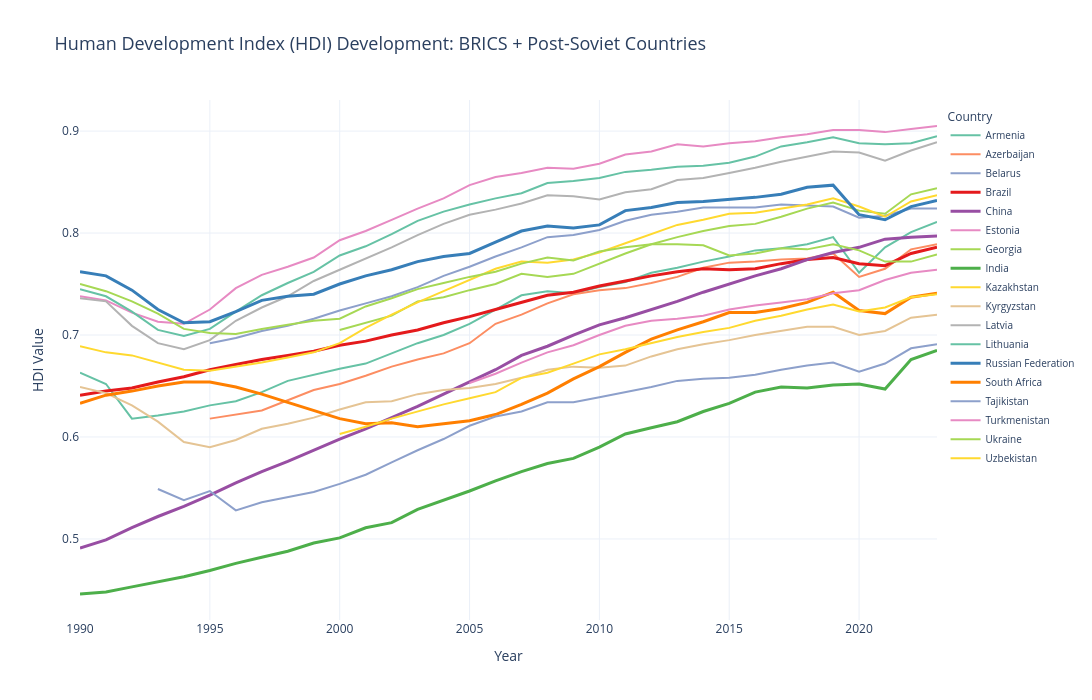

Notebook cell for this chart:
### Code cell
brics_countries = ['Brazil', 'Russian Federation', 'India', 'China', 'South Africa']
post_soviet_countries = [
    'Armenia', 'Azerbaijan', 'Belarus', 'Estonia', 'Georgia', 
    'Kazakhstan', 'Kyrgyzstan', 'Latvia', 'Lithuania', 'Moldova', 
    'Tajikistan', 'Turkmenistan', 'Ukraine', 'Uzbekistan'
]
target_countries = brics_countries + post_soviet_countries
east_countries = df_hdi[df_hdi['country'].isin(target_countries)]
hdi_data = east_countries[
    (east_countries['indicator'] == 'Human Development Index (value)')
].copy()
print(f"\nFound {len(hdi_data)} HDI records")
print(f"Countries: {hdi_data['country'].unique()}")
print(f"Year range: {hdi_data['year'].min()} - {hdi_data['year'].max()}")
hdi_col = 'value' if 'value' in hdi_data.columns else 'actualValue'
hdi_clean = hdi_data.dropna(subset=[hdi_col, 'year', 'country']).copy()
hdi_plot = hdi_clean.groupby(['country', 'year'])[hdi_col].mean().reset_index()
fig = px.line(
    hdi_plot,
    x='year',
    y=hdi_col,
    color='country',
    title='Human Development Index (HDI) Development: BRICS + Post-Soviet Countries',
    labels={hdi_col: 'HDI Value', 'year': 'Year', 'country': 'Country'},
    markers=False,
    line_shape='linear'
)
fig.update_layout(
    width=1200,
    height=700,
    title_font_size=18,
    xaxis_title='Year',
    yaxis_title='HDI Value',
    legend=dict(
        title='Country',
        yanchor="top",
        y=0.99,
        xanchor="left",
        x=1.01,
        font=dict(size=10)
    ),
    hovermode='closest'
)
brics_colors = px.colors.qualitative.Set1[:5]
post_soviet_colors = px.colors.qualitative.Set2[:14]
for i, trace in enumerate(fig.data):
    country_name = trace.name
    if country_name in brics_countries:
        color_idx = brics_countries.index(country_name) % len(brics_colors)
        fig.data[i].line.color = brics_colors[color_idx]
        fig.data[i].line.width = 3
    elif country_name in post_soviet_countries:
        color_idx = post_soviet_countries.index(country_name) % len(post_soviet_colors)
        fig.data[i].line.color = post_soviet_colors[color_idx]
        fig.data[i].line.width = 2
    fig.data[i].update(
        hovertemplate='<b>%{fullData.name}</b><br>Year: %{x}<br>HDI: %{y:.3f}<extra></extra>',
        hoverlabel=dict(
            bgcolor='white',
            bordercolor=trace.line.color,
            font_size=12,
            font_family="Arial"
        ),
        marker=dict(size=8)
    )
fig.update_layout(
    template='plotly_white',
    hoverdistance=100
)
fig.update_layout(
    hoverlabel=dict(
        bgcolor="white",
        font_size=12,
        font_family="Arial"
    )
)
fig.show()
print("\n=== Summary Statistics ===")
summary = hdi_plot.groupby('country')[hdi_col].agg(['min', 'max', 'mean', 'last']).round(3)
summary.columns = ['Min HDI', 'Max HDI', 'Mean HDI', 'Latest HDI']
summary = summary.sort_values('Latest HDI', ascending=False)
display(summary)

### Figure 1 — Plotly figure (JSON) as saved in the notebook; plotly's stock layout.template omitted (floating-point values rounded to 4 significant figures)
{"data": [{"hoverlabel": {"bgcolor": "white", "bordercolor": "rgb(102,194,165)", "font": {"family": "Arial", "size": 12}}, "hovertemplate": "<b>%{fullData.name}</b><br>Year: %{x}<br>HDI: %{y:.3f}<extra></extra>", "legendgroup": "Armenia", "line": {"color": "rgb(102,194,165)", "dash": "solid", "shape": "linear", "width": 2}, "marker": {"size": 8, "symbol": "circle"}, "mode": "lines", "name": "Armenia", "orientation": "v", "showlegend": true, "type": "scatter", "x": [1990, 1991, 1992, 1993, 1994, 1995, 1996, 1997, 1998, 1999, 2000, 2001, 2002, 2003, 2004, 2005, 2006, 2007, 2008, 2009, 2010, 2011, 2012, 2013, 2014, 2015, 2016, 2017, 2018, 2019, 2020, 2021, 2022, 2023], "xaxis": "x", "y": [0.663, 0.652, 0.618, 0.621, 0.625, 0.631, 0.635, 0.644, 0.655, 0.661, 0.667, 0.672, 0.682, 0.692, 0.7, 0.711, 0.725, 0.739, 0.743, 0.741, 0.747, 0.752, 0.761, 0.766, 0.772, 0.777, 0.783, 0.785, 0.789, 0.796, 0.761, 0.786, 0.801, 0.811], "yaxis": "y"}, {"hoverlabel": {"bgcolor": "white", "bordercolor": "rgb(252,141,98)", "font": {"family": "Arial", "size": 12}}, "hovertemplate": "<b>%{fullData.name}</b><br>Year: %{x}<br>HDI: %{y:.3f}<extra></extra>", "legendgroup": "Azerbaijan", "line": {"color": "rgb(252,141,98)", "dash": "solid", "shape": "linear", "width": 2}, "marker": {"size": 8, "symbol": "circle"}, "mode": "lines", "name": "Azerbaijan", "orientation": "v", "showlegend": true, "type": "scatter", "x": [1995, 1996, 1997, 1998, 1999, 2000, 2001, 2002, 2003, 2004, 2005, 2006, 2007, 2008, 2009, 2010, 2011, 2012, 2013, 2014, 2015, 2016, 2017, 2018, 2019, 2020, 2021, 2022, 2023], "xaxis": "x", "y": [0.618, 0.622, 0.626, 0.636, 0.646, 0.652, 0.66, 0.669, 0.676, 0.682, 0.692, 0.711, 0.72, 0.731, 0.74, 0.744, 0.746, 0.751, 0.757, 0.766, 0.771, 0.772, 0.774, 0.775, 0.78, 0.757, 0.765, 0.784, 0.789], "yaxis": "y"}, {"hoverlabel": {"bgcolor": "white", "bordercolor": "rgb(141,160,203)", "font": {"family": "Arial", "size": 12}}, "hovertemplate": "<b>%{fullData.name}</b><br>Year: %{x}<br>HDI: %{y:.3f}<extra></extra>", "legendgroup": "Belarus", "line": {"color": "rgb(141,160,203)", "dash": "solid", "shape": "linear", "width": 2}, "marker": {"size": 8, "symbol": "circle"}, "mode": "lines", "name": "Belarus", "orientation": "v", "showlegend": true, "type": "scatter", "x": [1995, 1996, 1997, 1998, 1999, 2000, 2001, 2002, 2003, 2004, 2005, 2006, 2007, 2008, 2009, 2010, 2011, 2012, 2013, 2014, 2015, 2016, 2017, 2018, 2019, 2020, 2021, 2022, 2023], "xaxis": "x", "y": [0.692, 0.697, 0.704, 0.709, 0.716, 0.724, 0.731, 0.738, 0.747, 0.758, 0.767, 0.777, 0.786, 0.796, 0.798, 0.803, 0.812, 0.818, 0.821, 0.825, 0.825, 0.825, 0.828, 0.827, 0.826, 0.815, 0.817, 0.824, 0.824], "yaxis": "y"}, {"hoverlabel": {"bgcolor": "white", "bordercolor": "rgb(228,26,28)", "font": {"family": "Arial", "size": 12}}, "hovertemplate": "<b>%{fullData.name}</b><br>Year: %{x}<br>HDI: %{y:.3f}<extra></extra>", "legendgroup": "Brazil", "line": {"color": "rgb(228,26,28)", "dash": "solid", "shape": "linear", "width": 3}, "marker": {"size": 8, "symbol": "circle"}, "mode": "lines", "name": "Brazil", "orientation": "v", "showlegend": true, "type": "scatter", "x": [1990, 1991, 1992, 1993, 1994, 1995, 1996, 1997, 1998, 1999, 2000, 2001, 2002, 2003, 2004, 2005, 2006, 2007, 2008, 2009, 2010, 2011, 2012, 2013, 2014, 2015, 2016, 2017, 2018, 2019, 2020, 2021, 2022, 2023], "xaxis": "x", "y": [0.641, 0.645, 0.648, 0.654, 0.659, 0.666, 0.671, 0.676, 0.68, 0.684, 0.69, 0.694, 0.7, 0.705, 0.712, 0.718, 0.725, 0.732, 0.739, 0.742, 0.748, 0.753, 0.758, 0.762, 0.765, 0.764, 0.765, 0.77, 0.774, 0.776, 0.77, 0.768, 0.78, 0.786], "yaxis": "y"}, {"hoverlabel": {"bgcolor": "white", "bordercolor": "rgb(152,78,163)", "font": {"family": "Arial", "size": 12}}, "hovertemplate": "<b>%{fullData.name}</b><br>Year: %{x}<br>HDI: %{y:.3f}<extra></extra>", "legendgroup": "China", "line": {"color": "rgb(152,78,163)", "dash": "solid", "shape": "linear", "width": 3}, "marker": {"size": 8, "symbol": "circle"}, "mode": "lines", "name": "China", "orientation": "v", "showlegend": true, "type": "scatter", "x": [1990, 1991, 1992, 1993, 1994, 1995, 1996, 1997, 1998, 1999, 2000, 2001, 2002, 2003, 2004, 2005, 2006, 2007, 2008, 2009, 2010, 2011, 2012, 2013, 2014, 2015, 2016, 2017, 2018, 2019, 2020, 2021, 2022, 2023], "xaxis": "x", "y": [0.491, 0.499, 0.511, 0.522, 0.532, 0.543, 0.555, 0.566, 0.576, 0.587, 0.598, 0.608, 0.619, 0.63, 0.642, 0.654, 0.666, 0.68, 0.689, 0.7, 0.71, 0.717, 0.725, 0.733, 0.742, 0.75, 0.758, 0.765, 0.774, 0.781, 0.786, 0.794, 0.796, 0.797], "yaxis": "y"}, {"hoverlabel": {"bgcolor": "white", "bordercolor": "rgb(231,138,195)", "font": {"family": "Arial", "size": 12}}, "hovertemplate": "<b>%{fullData.name}</b><br>Year: %{x}<br>HDI: %{y:.3f}<extra></extra>", "legendgroup": "Estonia", "line": {"color": "rgb(231,138,195)", "dash": "solid", "shape": "linear", "width": 2}, "marker": {"size": 8, "symbol": "circle"}, "mode": "lines", "name": "Estonia", "orientation": "v", "showlegend": true, "type": "scatter", "x": [1990, 1991, 1992, 1993, 1994, 1995, 1996, 1997, 1998, 1999, 2000, 2001, 2002, 2003, 2004, 2005, 2006, 2007, 2008, 2009, 2010, 2011, 2012, 2013, 2014, 2015, 2016, 2017, 2018, 2019, 2020, 2021, 2022, 2023], "xaxis": "x", "y": [0.738, 0.734, 0.722, 0.713, 0.711, 0.725, 0.746, 0.759, 0.767, 0.776, 0.793, 0.802, 0.813, 0.824, 0.834, 0.847, 0.855, 0.859, 0.864, 0.863, 0.868, 0.877, 0.88, 0.887, 0.885, 0.888, 0.89, 0.894, 0.897, 0.901, 0.901, 0.899, 0.902, 0.905], "yaxis": "y"}, {"hoverlabel": {"bgcolor": "white", "bordercolor": "rgb(166,216,84)", "font": {"family": "Arial", "size": 12}}, "hovertemplate": "<b>%{fullData.name}</b><br>Year: %{x}<br>HDI: %{y:.3f}<extra></extra>", "legendgroup": "Georgia", "line": {"color": "rgb(166,216,84)", "dash": "solid", "shape": "linear", "width": 2}, "marker": {"size": 8, "symbol": "circle"}, "mode": "lines", "name": "Georgia", "orientation": "v", "showlegend": true, "type": "scatter", "x": [2000, 2001, 2002, 2003, 2004, 2005, 2006, 2007, 2008, 2009, 2010, 2011, 2012, 2013, 2014, 2015, 2016, 2017, 2018, 2019, 2020, 2021, 2022, 2023], "xaxis": "x", "y": [0.705, 0.712, 0.719, 0.733, 0.737, 0.744, 0.75, 0.76, 0.757, 0.76, 0.77, 0.78, 0.789, 0.796, 0.802, 0.807, 0.809, 0.816, 0.824, 0.83, 0.822, 0.819, 0.838, 0.844], "yaxis": "y"}, {"hoverlabel": {"bgcolor": "white", "bordercolor": "rgb(77,175,74)", "font": {"family": "Arial", "size": 12}}, "hovertemplate": "<b>%{fullData.name}</b><br>Year: %{x}<br>HDI: %{y:.3f}<extra></extra>", "legendgroup": "India", "line": {"color": "rgb(77,175,74)", "dash": "solid", "shape": "linear", "width": 3}, "marker": {"size": 8, "symbol": "circle"}, "mode": "lines", "name": "India", "orientation": "v", "showlegend": true, "type": "scatter", "x": [1990, 1991, 1992, 1993, 1994, 1995, 1996, 1997, 1998, 1999, 2000, 2001, 2002, 2003, 2004, 2005, 2006, 2007, 2008, 2009, 2010, 2011, 2012, 2013, 2014, 2015, 2016, 2017, 2018, 2019, 2020, 2021, 2022, 2023], "xaxis": "x", "y": [0.446, 0.448, 0.453, 0.458, 0.463, 0.469, 0.476, 0.482, 0.488, 0.496, 0.501, 0.511, 0.516, 0.529, 0.538, 0.547, 0.557, 0.566, 0.574, 0.579, 0.59, 0.603, 0.609, 0.615, 0.625, 0.633, 0.644, 0.649, 0.648, 0.651, 0.652, 0.647, 0.676, 0.685], "yaxis": "y"}, {"hoverlabel": {"bgcolor": "white", "bordercolor": "rgb(255,217,47)", "font": {"family": "Arial", "size": 12}}, "hovertemplate": "<b>%{fullData.name}</b><br>Year: %{x}<br>HDI: %{y:.3f}<extra></extra>", "legendgroup": "Kazakhstan", "line": {"color": "rgb(255,217,47)", "dash": "solid", "shape": "linear", "width": 2}, "marker": {"size": 8, "symbol": "circle"}, "mode": "lines", "name": "Kazakhstan", "orientation": "v", "showlegend": true, "type": "scatter", "x": [1990, 1991, 1992, 1993, 1994, 1995, 1996, 1997, 1998, 1999, 2000, 2001, 2002, 2003, 2004, 2005, 2006, 2007, 2008, 2009, 2010, 2011, 2012, 2013, 2014, 2015, 2016, 2017, 2018, 2019, 2020, 2021, 2022, 2023], "xaxis": "x", "y": [0.689, 0.683, 0.68, 0.673, 0.666, 0.665, 0.669, 0.673, 0.678, 0.683, 0.692, 0.707, 0.72, 0.732, 0.743, 0.754, 0.765, 0.772, 0.771, 0.774, 0.781, 0.79, 0.799, 0.808, 0.813, 0.819, 0.82, 0.824, 0.828, 0.834, 0.826, 0.816, 0.831, 0.837], "yaxis": "y"}, {"hoverlabel": {"bgcolor": "white", "bordercolor": "rgb(229,196,148)", "font": {"family": "Arial", "size": 12}}, "hovertemplate": "<b>%{fullData.name}</b><br>Year: %{x}<br>HDI: %{y:.3f}<extra></extra>", "legendgroup": "Kyrgyzstan", "line": {"color": "rgb(229,196,148)", "dash": "solid", "shape": "linear", "width": 2}, "marker": {"size": 8, "symbol": "circle"}, "mode": "lines", "name": "Kyrgyzstan", "orientation": "v", "showlegend": true, "type": "scatter", "x": [1990, 1991, 1992, 1993, 1994, 1995, 1996, 1997, 1998, 1999, 2000, 2001, 2002, 2003, 2004, 2005, 2006, 2007, 2008, 2009, 2010, 2011, 2012, 2013, 2014, 2015, 2016, 2017, 2018, 2019, 2020, 2021, 2022, 2023], "xaxis": "x", "y": [0.649, 0.643, 0.631, 0.615, 0.595, 0.59, 0.597, 0.608, 0.613, 0.619, 0.627, 0.634, 0.635, 0.642, 0.646, 0.648, 0.652, 0.658, 0.666, 0.669, 0.668, 0.67, 0.679, 0.686, 0.691, 0.695, 0.7, 0.704, 0.708, 0.708, 0.7, 0.704, 0.717, 0.72], "yaxis": "y"}, {"hoverlabel": {"bgcolor": "white", "bordercolor": "rgb(179,179,179)", "font": {"family": "Arial", "size": 12}}, "hovertemplate": "<b>%{fullData.name}</b><br>Year: %{x}<br>HDI: %{y:.3f}<extra></extra>", "legendgroup": "Latvia", "line": {"color": "rgb(179,179,179)", "dash": "solid", "shape": "linear", "width": 2}, "marker": {"size": 8, "symbol": "circle"}, "mode": "lines", "name": "Latvia", "orientation": "v", "showlegend": true, "type": "scatter", "x": [1990, 1991, 1992, 1993, 1994, 1995, 1996, 1997, 1998, 1999, 2000, 2001, 2002, 2003, 2004, 2005, 2006, 2007, 2008, 2009, 2010, 2011, 2012, 2013, 2014, 2015, 2016, 2017, 2018, 2019, 2020, 2021, 2022, 2023], "xaxis": "x", "y": [0.736, 0.733, 0.709, 0.692, 0.686, 0.695, 0.714, 0.727, 0.738, 0.753, 0.764, 0.775, 0.786, 0.798, 0.809, 0.818, 0.823, 0.829, 0.837, 0.836, 0.833, 0.84, 0.843, 0.852, 0.854, 0.859, 0.864, 0.87, 0.875, 0.88, 0.879, 0.871, 0.881, 0.889], "yaxis": "y"}, {"hoverlabel": {"bgcolor": "white", "bordercolor": "rgb(102,194,165)", "font": {"family": "Arial", "size": 12}}, "hovertemplate": "<b>%{fullData.name}</b><br>Year: %{x}<br>HDI: %{y:.3f}<extra></extra>", "legendgroup": "Lithuania", "line": {"color": "rgb(102,194,165)", "dash": "solid", "shape": "linear", "width": 2}, "marker": {"size": 8, "symbol": "circle"}, "mode": "lines", "name": "Lithuania", "orientation": "v", "showlegend": true, "type": "scatter", "x": [1990, 1991, 1992, 1993, 1994, 1995, 1996, 1997, 1998, 1999, 2000, 2001, 2002, 2003, 2004, 2005, 2006, 2007, 2008, 2009, 2010, 2011, 2012, 2013, 2014, 2015, 2016, 2017, 2018, 2019, 2020, 2021, 2022, 2023], "xaxis": "x", "y": [0.745, 0.738, 0.723, 0.705, 0.699, 0.706, 0.723, 0.739, 0.751, 0.762, 0.778, 0.787, 0.799, 0.812, 0.821, 0.828, 0.834, 0.839, 0.849, 0.851, 0.854, 0.86, 0.862, 0.865, 0.866, 0.869, 0.875, 0.885, 0.889, 0.894, 0.888, 0.887, 0.888, 0.895], "yaxis": "y"}, {"hoverlabel": {"bgcolor": "white", "bordercolor": "rgb(55,126,184)", "font": {"family": "Arial", "size": 12}}, "hovertemplate": "<b>%{fullData.name}</b><br>Year: %{x}<br>HDI: %{y:.3f}<extra></extra>", "legendgroup": "Russian Federation", "line": {"color": "rgb(55,126,184)", "dash": "solid", "shape": "linear", "width": 3}, "marker": {"size": 8, "symbol": "circle"}, "mode": "lines", "name": "Russian Federation", "orientation": "v", "showlegend": true, "type": "scatter", "x": [1990, 1991, 1992, 1993, 1994, 1995, 1996, 1997, 1998, 1999, 2000, 2001, 2002, 2003, 2004, 2005, 2006, 2007, 2008, 2009, 2010, 2011, 2012, 2013, 2014, 2015, 2016, 2017, 2018, 2019, 2020, 2021, 2022, 2023], "xaxis": "x", "y": [0.762, 0.758, 0.744, 0.725, 0.712, 0.713, 0.723, 0.734, 0.738, 0.74, 0.75, 0.758, 0.764, 0.772, 0.777, 0.78, 0.791, 0.802, 0.807, 0.805, 0.808, 0.822, 0.825, 0.83, 0.831, 0.833, 0.835, 0.838, 0.845, 0.847, 0.818, 0.813, 0.826, 0.832], "yaxis": "y"}, {"hoverlabel": {"bgcolor": "white", "bordercolor": "rgb(255,127,0)", "font": {"family": "Arial", "size": 12}}, "hovertemplate": "<b>%{fullData.name}</b><br>Year: %{x}<br>HDI: %{y:.3f}<extra></extra>", "legendgroup": "South Africa", "line": {"color": "rgb(255,127,0)", "dash": "solid", "shape": "linear", "width": 3}, "marker": {"size": 8, "symbol": "circle"}, "mode": "lines", "name": "South Africa", "orientation": "v", "showlegend": true, "type": "scatter", "x": [1990, 1991, 1992, 1993, 1994, 1995, 1996, 1997, 1998, 1999, 2000, 2001, 2002, 2003, 2004, 2005, 2006, 2007, 2008, 2009, 2010, 2011, 2012, 2013, 2014, 2015, 2016, 2017, 2018, 2019, 2020, 2021, 2022, 2023], "xaxis": "x", "y": [0.633, 0.641, 0.645, 0.65, 0.654, 0.654, 0.649, 0.642, 0.634, 0.626, 0.618, 0.613, 0.614, 0.61, 0.613, 0.616, 0.622, 0.632, 0.643, 0.657, 0.669, 0.683, 0.696, 0.705, 0.713, 0.722, 0.722, 0.726, 0.732, 0.742, 0.724, 0.721, 0.737, 0.741], "yaxis": "y"}, {"hoverlabel": {"bgcolor": "white", "bordercolor": "rgb(141,160,203)", "font": {"family": "Arial", "size": 12}}, "hovertemplate": "<b>%{fullData.name}</b><br>Year: %{x}<br>HDI: %{y:.3f}<extra></extra>", "legendgroup": "Tajikistan", "line": {"color": "rgb(141,160,203)", "dash": "solid", "shape": "linear", "width": 2}, "marker": {"size": 8, "symbol": "circle"}, "mode": "lines", "name": "Tajikistan", "orientation": "v", "showlegend": true, "type": "scatter", "x": [1993, 1994, 1995, 1996, 1997, 1998, 1999, 2000, 2001, 2002, 2003, 2004, 2005, 2006, 2007, 2008, 2009, 2010, 2011, 2012, 2013, 2014, 2015, 2016, 2017, 2018, 2019, 2020, 2021, 2022, 2023], "xaxis": "x", "y": [0.549, 0.538, 0.547, 0.528, 0.536, 0.541, 0.546, 0.554, 0.563, 0.575, 0.587, 0.598, 0.611, 0.62, 0.625, 0.634, 0.634, 0.639, 0.644, 0.649, 0.655, 0.657, 0.658, 0.661, 0.666, 0.67, 0.673, 0.664, 0.672, 0.687, 0.691], "yaxis": "y"}, {"hoverlabel": {"bgcolor": "white", "bordercolor": "rgb(231,138,195)", "font": {"family": "Arial", "size": 12}}, "hovertemplate": "<b>%{fullData.name}</b><br>Year: %{x}<br>HDI: %{y:.3f}<extra></extra>", "legendgroup": "Turkmenistan", "line": {"color": "rgb(231,138,195)", "dash": "solid", "shape": "linear", "width": 2}, "marker": {"size": 8, "symbol": "circle"}, "mode": "lines", "name": "Turkmenistan", "orientation": "v", "showlegend": true, "type": "scatter", "x": [2005, 2006, 2007, 2008, 2009, 2010, 2011, 2012, 2013, 2014, 2015, 2016, 2017, 2018, 2019, 2020, 2021, 2022, 2023], "xaxis": "x", "y": [0.653, 0.662, 0.673, 0.683, 0.69, 0.7, 0.709, 0.714, 0.716, 0.719, 0.725, 0.729, 0.732, 0.735, 0.741, 0.744, 0.754, 0.761, 0.764], "yaxis": "y"}, {"hoverlabel": {"bgcolor": "white", "bordercolor": "rgb(166,216,84)", "font": {"family": "Arial", "size": 12}}, "hovertemplate": "<b>%{fullData.name}</b><br>Year: %{x}<br>HDI: %{y:.3f}<extra></extra>", "legendgroup": "Ukraine", "line": {"color": "rgb(166,216,84)", "dash": "solid", "shape": "linear", "width": 2}, "marker": {"size": 8, "symbol": "circle"}, "mode": "lines", "name": "Ukraine", "orientation": "v", "showlegend": true, "type": "scatter", "x": [1990, 1991, 1992, 1993, 1994, 1995, 1996, 1997, 1998, 1999, 2000, 2001, 2002, 2003, 2004, 2005, 2006, 2007, 2008, 2009, 2010, 2011, 2012, 2013, 2014, 2015, 2016, 2017, 2018, 2019, 2020, 2021, 2022, 2023], "xaxis": "x", "y": [0.75, 0.743, 0.733, 0.721, 0.706, 0.702, 0.701, 0.706, 0.71, 0.714, 0.716, 0.728, 0.736, 0.745, 0.751, 0.757, 0.762, 0.77, 0.776, 0.773, 0.782, 0.786, 0.789, 0.789, 0.788, 0.778, 0.78, 0.785, 0.784, 0.789, 0.783, 0.772, 0.772, 0.779], "yaxis": "y"}, {"hoverlabel": {"bgcolor": "white", "bordercolor": "rgb(255,217,47)", "font": {"family": "Arial", "size": 12}}, "hovertemplate": "<b>%{fullData.name}</b><br>Year: %{x}<br>HDI: %{y:.3f}<extra></extra>", "legendgroup": "Uzbekistan", "line": {"color": "rgb(255,217,47)", "dash": "solid", "shape": "linear", "width": 2}, "marker": {"size": 8, "symbol": "circle"}, "mode": "lines", "name": "Uzbekistan", "orientation": "v", "showlegend": true, "type": "scatter", "x": [2000, 2001, 2002, 2003, 2004, 2005, 2006, 2007, 2008, 2009, 2010, 2011, 2012, 2013, 2014, 2015, 2016, 2017, 2018, 2019, 2020, 2021, 2022, 2023], "xaxis": "x", "y": [0.603, 0.61, 0.618, 0.625, 0.632, 0.638, 0.644, 0.658, 0.663, 0.672, 0.681, 0.686, 0.692, 0.698, 0.703, 0.707, 0.714, 0.719, 0.725, 0.73, 0.723, 0.727, 0.737, 0.74], "yaxis": "y"}], "layout": {"height": 700, "hoverdistance": 100, "hoverlabel": {"bgcolor": "white", "font": {"family": "Arial", "size": 12}}, "hovermode": "closest", "legend": {"font": {"size": 10}, "title": {"text": "Country"}, "tracegroupgap": 0, "x": 1.01, "xanchor": "left", "y": 0.99, "yanchor": "top"}, "title": {"font": {"size": 18}, "text": "Human Development Index (HDI) Development: BRICS + Post-Soviet Countries"}, "width": 1200, "xaxis": {"anchor": "y", "domain": [0, 1], "title": {"text": "Year"}}, "yaxis": {"anchor": "x", "domain": [0, 1], "title": {"text": "HDI Value"}}}}
